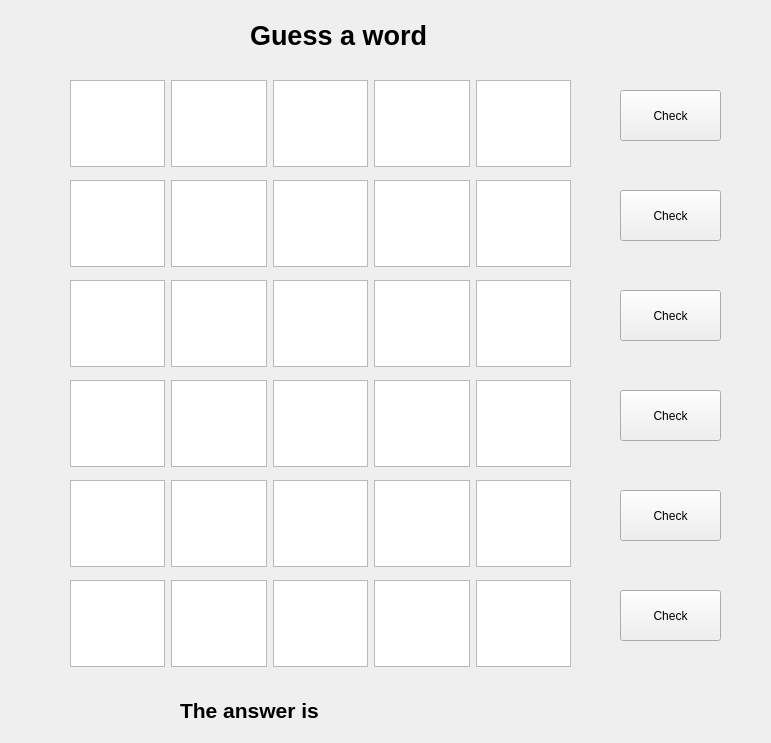
<?xml version="1.0" encoding="UTF-8"?>
<ui version="4.0">
 <class>wordle</class>
 <widget class="QWidget" name="wordle">
  <property name="geometry">
   <rect>
    <x>0</x>
    <y>0</y>
    <width>771</width>
    <height>743</height>
   </rect>
  </property>
  <property name="windowTitle">
   <string>wordle</string>
  </property>
  <widget class="QWidget" name="horizontalLayoutWidget">
   <property name="geometry">
    <rect>
     <x>70</x>
     <y>80</y>
     <width>501</width>
     <height>87</height>
    </rect>
   </property>
   <layout class="QHBoxLayout" name="horizontalLayout">
    <item>
     <widget class="QTextEdit" name="textEdit">
      <property name="font">
       <font>
        <pointsize>36</pointsize>
        <bold>true</bold>
       </font>
      </property>
      <property name="html">
       <string>&lt;!DOCTYPE HTML PUBLIC &quot;-//W3C//DTD HTML 4.0//EN&quot; &quot;http://www.w3.org/TR/REC-html40/strict.dtd&quot;&gt;
&lt;html&gt;&lt;head&gt;&lt;meta name=&quot;qrichtext&quot; content=&quot;1&quot; /&gt;&lt;meta charset=&quot;utf-8&quot; /&gt;&lt;style type=&quot;text/css&quot;&gt;
p, li { white-space: pre-wrap; }
&lt;/style&gt;&lt;/head&gt;&lt;body style=&quot; font-family:'Microsoft YaHei UI'; font-size:36pt; font-weight:700; font-style:normal;&quot;&gt;
&lt;p style=&quot;-qt-paragraph-type:empty; margin-top:0px; margin-bottom:0px; margin-left:0px; margin-right:0px; -qt-block-indent:0; text-indent:0px;&quot;&gt;&lt;br /&gt;&lt;/p&gt;&lt;/body&gt;&lt;/html&gt;</string>
      </property>
     </widget>
    </item>
    <item>
     <widget class="QTextEdit" name="textEdit_2">
      <property name="font">
       <font>
        <pointsize>36</pointsize>
        <bold>true</bold>
       </font>
      </property>
     </widget>
    </item>
    <item>
     <widget class="QTextEdit" name="textEdit_3">
      <property name="font">
       <font>
        <pointsize>36</pointsize>
        <bold>true</bold>
       </font>
      </property>
     </widget>
    </item>
    <item>
     <widget class="QTextEdit" name="textEdit_4">
      <property name="font">
       <font>
        <pointsize>36</pointsize>
        <bold>true</bold>
       </font>
      </property>
     </widget>
    </item>
    <item>
     <widget class="QTextEdit" name="textEdit_5">
      <property name="font">
       <font>
        <pointsize>36</pointsize>
        <bold>true</bold>
       </font>
      </property>
     </widget>
    </item>
   </layout>
  </widget>
  <widget class="QLabel" name="label">
   <property name="geometry">
    <rect>
     <x>250</x>
     <y>10</y>
     <width>281</width>
     <height>51</height>
    </rect>
   </property>
   <property name="font">
    <font>
     <pointsize>20</pointsize>
     <bold>true</bold>
    </font>
   </property>
   <property name="text">
    <string>Guess a word</string>
   </property>
  </widget>
  <widget class="QPushButton" name="pushButton">
   <property name="geometry">
    <rect>
     <x>620</x>
     <y>90</y>
     <width>101</width>
     <height>51</height>
    </rect>
   </property>
   <property name="text">
    <string>Check</string>
   </property>
  </widget>
  <widget class="QLabel" name="label_2">
   <property name="geometry">
    <rect>
     <x>180</x>
     <y>690</y>
     <width>211</width>
     <height>41</height>
    </rect>
   </property>
   <property name="font">
    <font>
     <pointsize>16</pointsize>
     <bold>true</bold>
    </font>
   </property>
   <property name="text">
    <string>The answer is</string>
   </property>
  </widget>
  <widget class="QLabel" name="label_3">
   <property name="geometry">
    <rect>
     <x>390</x>
     <y>690</y>
     <width>141</width>
     <height>41</height>
    </rect>
   </property>
   <property name="font">
    <font>
     <pointsize>14</pointsize>
     <bold>true</bold>
    </font>
   </property>
   <property name="text">
    <string/>
   </property>
  </widget>
  <widget class="QPushButton" name="pushButton_2">
   <property name="geometry">
    <rect>
     <x>620</x>
     <y>190</y>
     <width>101</width>
     <height>51</height>
    </rect>
   </property>
   <property name="text">
    <string>Check</string>
   </property>
  </widget>
  <widget class="QWidget" name="horizontalLayoutWidget_2">
   <property name="geometry">
    <rect>
     <x>70</x>
     <y>180</y>
     <width>501</width>
     <height>87</height>
    </rect>
   </property>
   <layout class="QHBoxLayout" name="horizontalLayout_2">
    <item>
     <widget class="QTextEdit" name="textEdit_6">
      <property name="font">
       <font>
        <pointsize>36</pointsize>
        <bold>true</bold>
       </font>
      </property>
     </widget>
    </item>
    <item>
     <widget class="QTextEdit" name="textEdit_7">
      <property name="font">
       <font>
        <pointsize>36</pointsize>
        <bold>true</bold>
       </font>
      </property>
     </widget>
    </item>
    <item>
     <widget class="QTextEdit" name="textEdit_8">
      <property name="font">
       <font>
        <pointsize>36</pointsize>
        <bold>true</bold>
       </font>
      </property>
     </widget>
    </item>
    <item>
     <widget class="QTextEdit" name="textEdit_9">
      <property name="font">
       <font>
        <pointsize>36</pointsize>
        <bold>true</bold>
       </font>
      </property>
     </widget>
    </item>
    <item>
     <widget class="QTextEdit" name="textEdit_10">
      <property name="font">
       <font>
        <pointsize>36</pointsize>
        <bold>true</bold>
       </font>
      </property>
     </widget>
    </item>
   </layout>
  </widget>
  <widget class="QPushButton" name="pushButton_3">
   <property name="geometry">
    <rect>
     <x>620</x>
     <y>290</y>
     <width>101</width>
     <height>51</height>
    </rect>
   </property>
   <property name="text">
    <string>Check</string>
   </property>
  </widget>
  <widget class="QWidget" name="horizontalLayoutWidget_3">
   <property name="geometry">
    <rect>
     <x>70</x>
     <y>280</y>
     <width>501</width>
     <height>87</height>
    </rect>
   </property>
   <layout class="QHBoxLayout" name="horizontalLayout_3">
    <item>
     <widget class="QTextEdit" name="textEdit_11">
      <property name="font">
       <font>
        <pointsize>36</pointsize>
        <bold>true</bold>
       </font>
      </property>
     </widget>
    </item>
    <item>
     <widget class="QTextEdit" name="textEdit_12">
      <property name="font">
       <font>
        <pointsize>36</pointsize>
        <bold>true</bold>
       </font>
      </property>
     </widget>
    </item>
    <item>
     <widget class="QTextEdit" name="textEdit_13">
      <property name="font">
       <font>
        <pointsize>36</pointsize>
        <bold>true</bold>
       </font>
      </property>
     </widget>
    </item>
    <item>
     <widget class="QTextEdit" name="textEdit_14">
      <property name="font">
       <font>
        <pointsize>36</pointsize>
        <bold>true</bold>
       </font>
      </property>
     </widget>
    </item>
    <item>
     <widget class="QTextEdit" name="textEdit_15">
      <property name="font">
       <font>
        <pointsize>36</pointsize>
        <bold>true</bold>
       </font>
      </property>
     </widget>
    </item>
   </layout>
  </widget>
  <widget class="QPushButton" name="pushButton_4">
   <property name="geometry">
    <rect>
     <x>620</x>
     <y>390</y>
     <width>101</width>
     <height>51</height>
    </rect>
   </property>
   <property name="text">
    <string>Check</string>
   </property>
  </widget>
  <widget class="QWidget" name="horizontalLayoutWidget_4">
   <property name="geometry">
    <rect>
     <x>70</x>
     <y>380</y>
     <width>501</width>
     <height>87</height>
    </rect>
   </property>
   <layout class="QHBoxLayout" name="horizontalLayout_4">
    <item>
     <widget class="QTextEdit" name="textEdit_16">
      <property name="font">
       <font>
        <pointsize>36</pointsize>
        <bold>true</bold>
       </font>
      </property>
     </widget>
    </item>
    <item>
     <widget class="QTextEdit" name="textEdit_17">
      <property name="font">
       <font>
        <pointsize>36</pointsize>
        <bold>true</bold>
       </font>
      </property>
     </widget>
    </item>
    <item>
     <widget class="QTextEdit" name="textEdit_18">
      <property name="font">
       <font>
        <pointsize>36</pointsize>
        <bold>true</bold>
       </font>
      </property>
     </widget>
    </item>
    <item>
     <widget class="QTextEdit" name="textEdit_19">
      <property name="font">
       <font>
        <pointsize>36</pointsize>
        <bold>true</bold>
       </font>
      </property>
     </widget>
    </item>
    <item>
     <widget class="QTextEdit" name="textEdit_20">
      <property name="font">
       <font>
        <pointsize>36</pointsize>
        <bold>true</bold>
       </font>
      </property>
     </widget>
    </item>
   </layout>
  </widget>
  <widget class="QPushButton" name="pushButton_5">
   <property name="geometry">
    <rect>
     <x>620</x>
     <y>490</y>
     <width>101</width>
     <height>51</height>
    </rect>
   </property>
   <property name="text">
    <string>Check</string>
   </property>
  </widget>
  <widget class="QWidget" name="horizontalLayoutWidget_5">
   <property name="geometry">
    <rect>
     <x>70</x>
     <y>480</y>
     <width>501</width>
     <height>87</height>
    </rect>
   </property>
   <layout class="QHBoxLayout" name="horizontalLayout_5">
    <item>
     <widget class="QTextEdit" name="textEdit_21">
      <property name="font">
       <font>
        <pointsize>36</pointsize>
        <bold>true</bold>
       </font>
      </property>
     </widget>
    </item>
    <item>
     <widget class="QTextEdit" name="textEdit_22">
      <property name="font">
       <font>
        <pointsize>36</pointsize>
        <bold>true</bold>
       </font>
      </property>
     </widget>
    </item>
    <item>
     <widget class="QTextEdit" name="textEdit_23">
      <property name="font">
       <font>
        <pointsize>36</pointsize>
        <bold>true</bold>
       </font>
      </property>
     </widget>
    </item>
    <item>
     <widget class="QTextEdit" name="textEdit_24">
      <property name="font">
       <font>
        <pointsize>36</pointsize>
        <bold>true</bold>
       </font>
      </property>
     </widget>
    </item>
    <item>
     <widget class="QTextEdit" name="textEdit_25">
      <property name="font">
       <font>
        <pointsize>36</pointsize>
        <bold>true</bold>
       </font>
      </property>
     </widget>
    </item>
   </layout>
  </widget>
  <widget class="QPushButton" name="pushButton_6">
   <property name="geometry">
    <rect>
     <x>620</x>
     <y>590</y>
     <width>101</width>
     <height>51</height>
    </rect>
   </property>
   <property name="text">
    <string>Check</string>
   </property>
  </widget>
  <widget class="QWidget" name="horizontalLayoutWidget_6">
   <property name="geometry">
    <rect>
     <x>70</x>
     <y>580</y>
     <width>501</width>
     <height>87</height>
    </rect>
   </property>
   <layout class="QHBoxLayout" name="horizontalLayout_6">
    <item>
     <widget class="QTextEdit" name="textEdit_26">
      <property name="font">
       <font>
        <pointsize>36</pointsize>
        <bold>true</bold>
       </font>
      </property>
     </widget>
    </item>
    <item>
     <widget class="QTextEdit" name="textEdit_27">
      <property name="font">
       <font>
        <pointsize>36</pointsize>
        <bold>true</bold>
       </font>
      </property>
     </widget>
    </item>
    <item>
     <widget class="QTextEdit" name="textEdit_28">
      <property name="font">
       <font>
        <pointsize>36</pointsize>
        <bold>true</bold>
       </font>
      </property>
     </widget>
    </item>
    <item>
     <widget class="QTextEdit" name="textEdit_30">
      <property name="font">
       <font>
        <pointsize>36</pointsize>
        <bold>true</bold>
       </font>
      </property>
     </widget>
    </item>
    <item>
     <widget class="QTextEdit" name="textEdit_29">
      <property name="font">
       <font>
        <pointsize>36</pointsize>
        <bold>true</bold>
       </font>
      </property>
     </widget>
    </item>
   </layout>
  </widget>
 </widget>
 <resources/>
 <connections/>
</ui>
